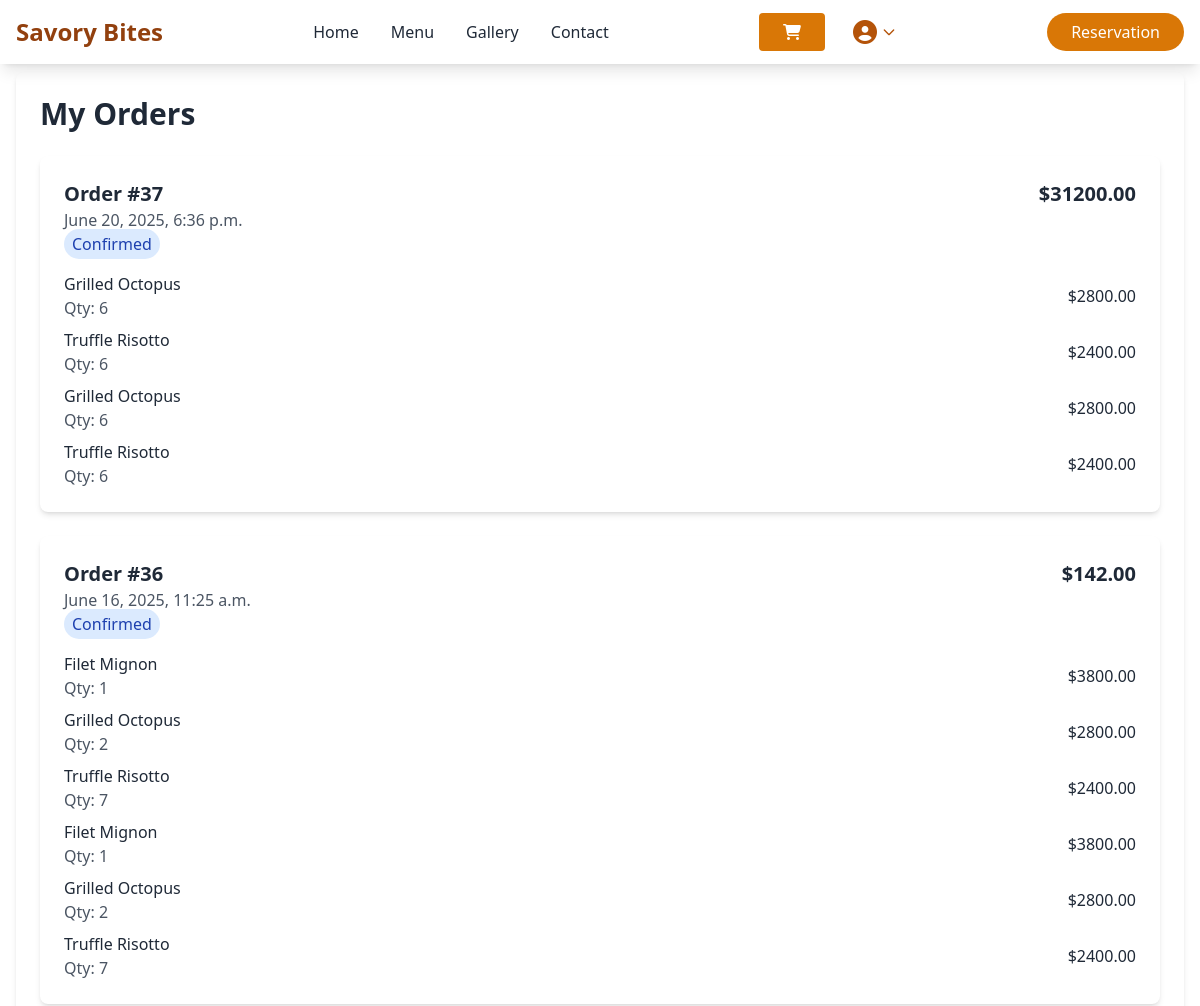
/orders/ (signed in, upper part), run on an earlier commit of the app's database.
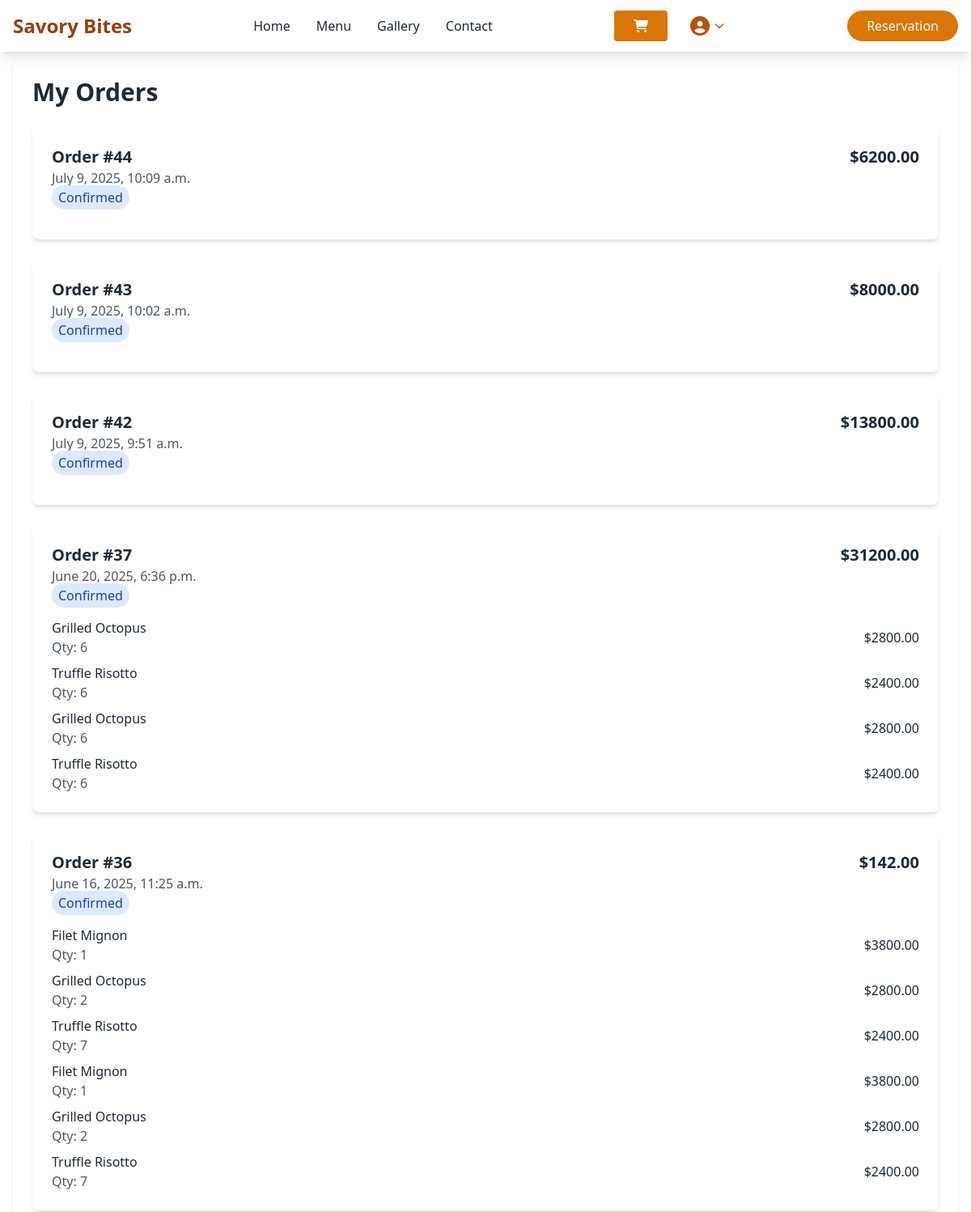
And on a later commit of the database.
### savorybites/models.py (models this page shows, shortened)
class Order(models.Model):
    order_id = models.UUIDField(default=uuid.uuid4, editable=False)
    user = models.ForeignKey(User, on_delete=models.SET_NULL, null=True, blank=True)
    customer_name = models.CharField(max_length=100)
    customer_email = models.EmailField()
    customer_phone = models.CharField(max_length=20)
    customer_address = models.TextField()
    delivery_option = models.CharField(max_length=20, choices=[
        ('dine_in', 'Dine In'),
        ('takeaway', 'Takeaway'),
        ('delivery', 'Delivery')
    ], default='dine_in')
    special_instructions = models.TextField(blank=True)
    cart_items = models.ManyToManyField(CartItem, related_name='orders')
    delivery_price = models.DecimalField(max_digits=10, decimal_places=2, default=0.00)
    total_price = models.DecimalField(max_digits=10, decimal_places=2)
    status = models.CharField(max_length=20, choices=[
        ('pending', 'Pending'),
        ('confirmed', 'Confirmed'),
        ('preparing', 'Preparing'),
        ('ready', 'Ready for Pickup'),
        ('delivered', 'Delivered'),
        ('cancelled', 'Cancelled')
    ], default='pending')
    payment_status = models.CharField(max_length=20, choices=[
        ('pending', 'Pending'),
        ('paid', 'Paid'),
        ('failed', 'Failed')
    ], default='pending')
    order_date = models.DateTimeField(auto_now_add=True)
    class Meta:
        verbose_name_plural = "Orders"

class CartItem(models.Model):
    user = models.ForeignKey(User, on_delete=models.CASCADE, null=True, blank=True)
    session_key = models.CharField(max_length=40, null=True, blank=True)
    menu_item = models.ForeignKey(Menu, on_delete=models.CASCADE)
    quantity = models.PositiveIntegerField(default=1)
    subtotal = models.DecimalField(max_digits=10, decimal_places=2, default=0)
    created_at = models.DateTimeField(auto_now_add=True)
    @property
    def subtotal(self):
        return self.menu_item.price * self.quantity
    @subtotal.setter
    def subtotal(self, value):
        self._subtotal = value
        return f"{self.quantity}x {self.menu_item.name}"
    class Meta:
        verbose_name_plural = "Cart Items"

class Menu(models.Model):
    class CategoryChoices(models.TextChoices):
        STARTER = 'ST', 'Starter'
        MAIN_COURSE = 'MC', 'Main Course'
        DESSERT = 'DE', 'Dessert'
        DRINKS = 'DR', 'Drinks'
        SNACKS = 'SN', 'Snacks'
    name = models.CharField(max_length=100)
    description = models.TextField()
    price = models.DecimalField(max_digits=10, decimal_places=2)
    image = models.ImageField(upload_to='menu_images/')
    category = models.CharField(max_length=50, choices=CategoryChoices.choices, default=CategoryChoices.MAIN_COURSE)
    is_available = models.BooleanField(default=True)
    class Meta:
         verbose_name_plural = "Menu"

### savorybites/views.py (the view)
# urls.py: path('orders/', views.orders, name="orders"),
@login_required
def orders(request):
    session_key = request.session.session_key
    if not session_key:
        request.session.save()
        session_key = request.session.session_key
    if request.user.is_authenticated:
        orders = Order.objects.filter(user=request.user).order_by('-order_date')
        cart_items = CartItem.objects.filter(user=request.user)
    else:
        orders = Order.objects.filter(session_key=session_key).order_by('-order_date')
        cart_items = CartItem.objects.filter(session_key=session_key, user__isnull=True)
    paginator = Paginator(orders, 10)
    page_number = request.GET.get('page')
    page_obj = paginator.get_page(page_number)
    cart_count = cart_items.count()
    return render(request, 'utilities/orders.html', {
        'orders': page_obj,
        'cart_count': cart_count
    })

### savorybites/templates/utilities/orders.html (shortened to what this page needs)
{% extends 'layout.html' %}
{% block content %}
<div class="max-w-7xl mx-auto px-4 py-8">
    <div class="bg-white rounded-lg shadow-md p-6 mt-10">
        <h1 class="text-3xl font-bold mb-6">My Orders</h1>
        {% if orders %}
        <div class="space-y-6">
            {% for order in orders %}
            <div class="bg-white rounded-lg shadow-md p-6">
                <div class="flex justify-between items-start">
                    <div>
                        <h2 class="text-xl font-semibold">Order #{{ order.id }}</h2>
                        <p class="text-gray-600">{{ order.order_date }}</p>
                        <span class="mt-2 px-2 py-1 rounded-full {% if order.status == 'pending' %}bg-yellow-100 text-yellow-800{% elif order.status == 'completed' %}bg-green-100 text-green-800{% else %}bg-blue-100 text-blue-800{% endif %}">
                            {{ order.get_status_display }}
                        </span>
                    </div>
                    <div class="flex items-center">
                        <span class="text-xl font-bold">${{ order.total_price }}</span>
                    </div>
                </div>
                <div class="mt-4 space-y-2">{% for item in order.cart_items.all %}
                <div class="flex justify-between items-center">
                    <div>
                        <h3 class="font-medium">{{ item.menu_item.name }}</h3>
                        <p class="text-gray-600">Qty: {{ item.quantity }}</p>
                    </div>
                    <span>${{ item.menu_item.price }}</span>
                </div>
                {% endfor %}
                    {% for item in order.cart_items.all %}
                    <div class="flex justify-between items-center">
                        <div>
                            <h3 class="font-medium">{{ item.menu_item.name }}</h3>
                            <p class="text-gray-600">Qty: {{ item.quantity }}</p>
                        </div>
                        <span>${{ item.menu_item.price }}</span>
                    </div>
                    {% endfor %}
                </div>
            </div>
            {% endfor %}
        </div>
        {% endif %}
    </div>
</div>
{% endblock %}

What changed in the data, as far as the page shows it:
added Order: id "44", order_date "July 9, 2025, 10:09 a.m.", status "Confirmed", total_price "6200.00"
added Order: id "43", order_date "July 9, 2025, 10:02 a.m.", status "Confirmed", total_price "8000.00"
added Order: id "42", order_date "July 9, 2025, 9:51 a.m.", status "Confirmed", total_price "13800.00"
